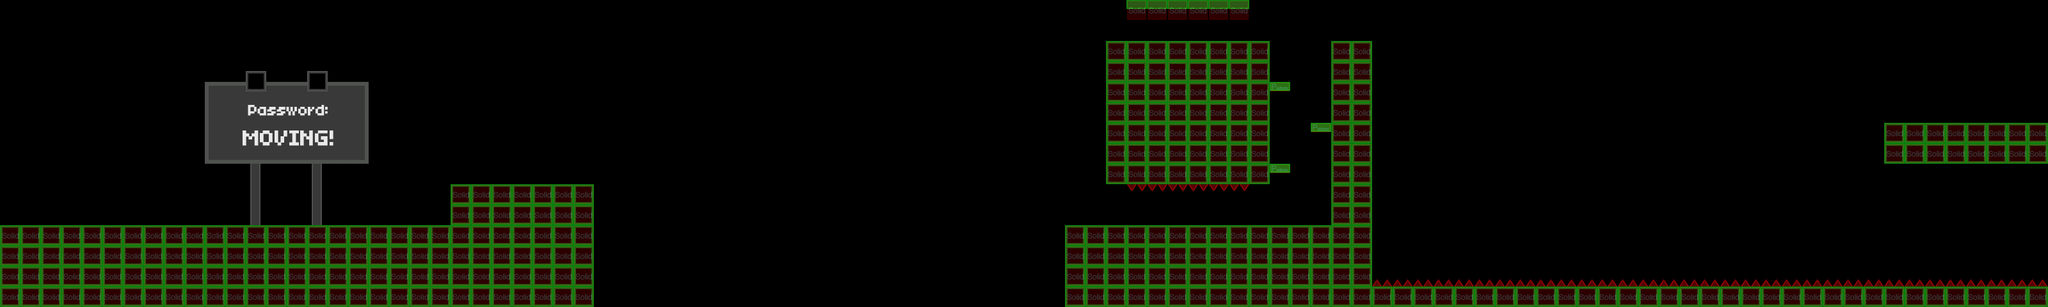

The image is a tile-based game level rendered from a .tmx file. Its description and source (layers, tilesets, objects; grid data summarised) follow:
An orthogonal 100x15 tile map with 32x32 px tiles, 4 tile layers (Parallax_layer1, foreground, background, collision), 2 tilesets and 26 objects (11x SawEntity, 5x MoveEntity, 3x HurtEntity, StartCount, mainPlayer, ...).

<map version="1.0" orientation="orthogonal" width="100" height="15" tilewidth="32" tileheight="32">
 <properties>
  <property name="background_color" value="#00C0FF" />
 </properties>
 <tileset firstgid="1" name="area01_level_tiles" tilewidth="32" tileheight="32">
  <image source="tileset/tileset.png" width="1614" height="960" />
 </tileset>
 <tileset firstgid="1501" name="metatiles32x32" tilewidth="32" tileheight="32">
  <image source="tileset/metatiles32x32.png" width="192" height="32" />
  <tile id="0">
   <properties>
    <property name="type" value="solid" />
   </properties>
  </tile>
  <tile id="1">
   <properties>
    <property name="type" value="platform" />
   </properties>
  </tile>
 </tileset>
 <layer name="Parallax_layer1" width="100" height="15">
  <properties>
   <property name="imagesrc" value="parallax" />
  </properties>
  <data>[1500 cells, 0 non-empty, 0 distinct tile ids]</data>
 </layer>
 <layer name="foreground" width="100" height="15">
  <data>[1500 cells, 45 non-empty, 2 distinct tile ids]</data>
 </layer>
 <objectgroup color="#ffff00" name="HurtEntity" width="100" height="15">
  <object name="HurtEntity" x="930" y="448" width="728" height="31" />
  <object name="HurtEntity" x="1784" y="287" width="151" height="10" />
  <object name="HurtEntity" x="2145" y="433" width="1055" height="15" />
 </objectgroup>
 <objectgroup color="#ff0000" name="SawEntity" width="100" height="15">
  <object name="SawEntity" x="928" y="480" width="64" height="64">
   <properties>
    <property name="image" value="saw2" />
    <property name="spritewidth" value="64" />
   </properties>
  </object>
  <object name="SawEntity" x="1568" y="480" width="64" height="64">
   <properties>
    <property name="image" value="saw2" />
    <property name="spritewidth" value="64" />
   </properties>
  </object>
  <object name="SawEntity" x="992" y="480" width="64" height="64">
   <properties>
    <property name="image" value="saw2" />
    <property name="spritewidth" value="64" />
   </properties>
  </object>
  <object name="SawEntity" x="1056" y="480" width="64" height="64">
   <properties>
    <property name="image" value="saw2" />
    <property name="spritewidth" value="64" />
   </properties>
  </object>
  <object name="SawEntity" x="1120" y="480" width="64" height="64">
   <properties>
    <property name="image" value="saw2" />
    <property name="spritewidth" value="64" />
   </properties>
  </object>
  <object name="SawEntity" x="1184" y="480" width="64" height="64">
   <properties>
    <property name="image" value="saw2" />
    <property name="spritewidth" value="64" />
   </properties>
  </object>
  <object name="SawEntity" x="1312" y="480" width="64" height="64">
   <properties>
    <property name="image" value="saw2" />
    <property name="spritewidth" value="64" />
   </properties>
  </object>
  <object name="SawEntity" x="1248" y="480" width="64" height="64">
   <properties>
    <property name="image" value="saw2" />
    <property name="spritewidth" value="64" />
   </properties>
  </object>
  <object name="SawEntity" x="1376" y="480" width="64" height="64">
   <properties>
    <property name="image" value="saw2" />
    <property name="spritewidth" value="64" />
   </properties>
  </object>
  <object name="SawEntity" x="1440" y="480" width="64" height="64">
   <properties>
    <property name="image" value="saw2" />
    <property name="spritewidth" value="64" />
   </properties>
  </object>
  <object name="SawEntity" x="1504" y="480" width="64" height="64">
   <properties>
    <property name="image" value="saw2" />
    <property name="spritewidth" value="64" />
   </properties>
  </object>
  <object name="MoveEntity" x="1277" y="111" width="256" height="64">
   <properties>
    <property name="image" value="move42" />
    <property name="spritewidth" value="96" />
   </properties>
  </object>
 </objectgroup>
 <layer name="background" width="100" height="15">
  <data>[1500 cells, 368 non-empty, 43 distinct tile ids]</data>
 </layer>
 <objectgroup color="#00ff00" name="Entities" width="100" height="15">
  <object name="StartCount" x="102" y="187" width="62" height="94" />
  <object name="mainPlayer" x="103" y="187" width="32" height="32">
   <properties>
    <property name="image" value="gripe_run_right" />
    <property name="spritewidth" value="64" />
   </properties>
  </object>
  <object name="Initial" x="101" y="187" width="64" height="96" />
  <object name="me.LevelEntity" x="3044" y="74" width="64" height="64">
   <properties>
    <property name="duration" value="50" />
    <property name="fade" value="#000000" />
    <property name="to" value="level09" />
   </properties>
  </object>
  <object name="Final" x="3044" y="122" width="64" height="64" />
 </objectgroup>
 <layer name="collision" width="100" height="15" opacity="0.22">
  <data>[1500 cells, 322 non-empty, 2 distinct tile ids]</data>
 </layer>
 <objectgroup color="#00aaff" name="JumpEntity" width="100" height="15">
  <object name="JumpEntity2" x="2834" y="243" width="32" height="32">
   <properties>
    <property name="image" value="jump_up" />
    <property name="spritewidth" value="32" />
   </properties>
  </object>
  <object name="MoveEntity" x="2197" y="308" width="256" height="64">
   <properties>
    <property name="image" value="move41" />
    <property name="spritewidth" value="96" />
   </properties>
  </object>
  <object name="MoveEntity" x="2486" y="192" width="256" height="64">
   <properties>
    <property name="image" value="move62" />
    <property name="spritewidth" value="160" />
   </properties>
  </object>
 </objectgroup>
 <objectgroup name="CollectEntity" width="100" height="15">
  <object name="CollectEntity" x="2230" y="253" width="42" height="40">
   <properties>
    <property name="image" value="collect" />
    <property name="spritewidth" value="32" />
   </properties>
  </object>
 </objectgroup>
 <objectgroup name="MoveEntity" width="100" height="15">
  <object name="MoveEntity" x="929" y="198" width="288" height="64">
   <properties>
    <property name="image" value="move62" />
    <property name="spritewidth" value="160" />
   </properties>
  </object>
  <object name="MoveEntity" x="2166" y="80" width="256" height="64">
   <properties>
    <property name="image" value="move42" />
    <property name="spritewidth" value="96" />
   </properties>
  </object>
 </objectgroup>
</map>
